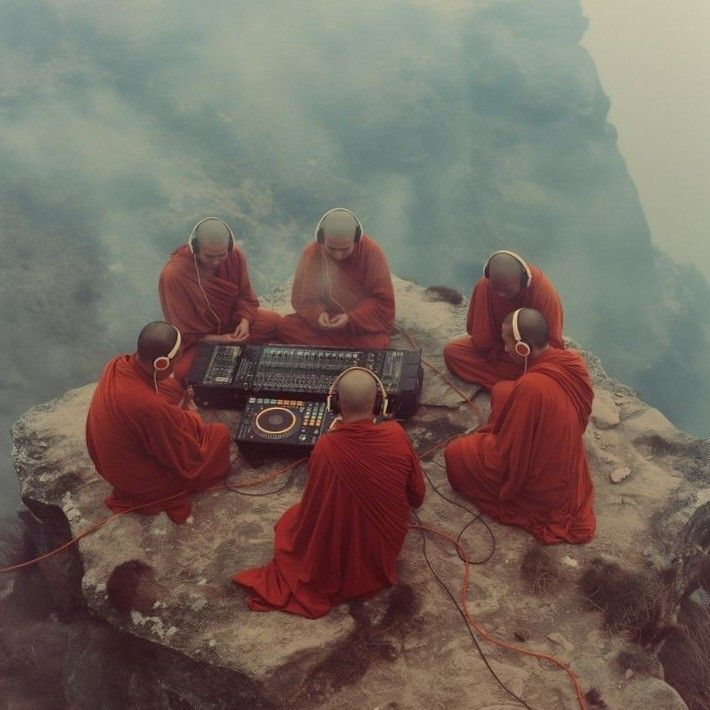
#> input picture lab 11/ориг.jpg, 710 x 710 px, found by its file name
$ python 9.2.py
#> lines starting #> are read from the running program, lines starting #| are printed output that depends on the picture
from PIL import Image
img=Image.open('ориг.jpg')
#> img is the input picture: PIL image 710x710 RGB; mean R, G, B 116.2, 102.5, 93.8

#уменьшение
minimg=img.resize((img.width // 3, img.height // 3))
minimg.save("mini.jpg")

#зеркало
goriz = img.transpose(Image.FLIP_LEFT_RIGHT)
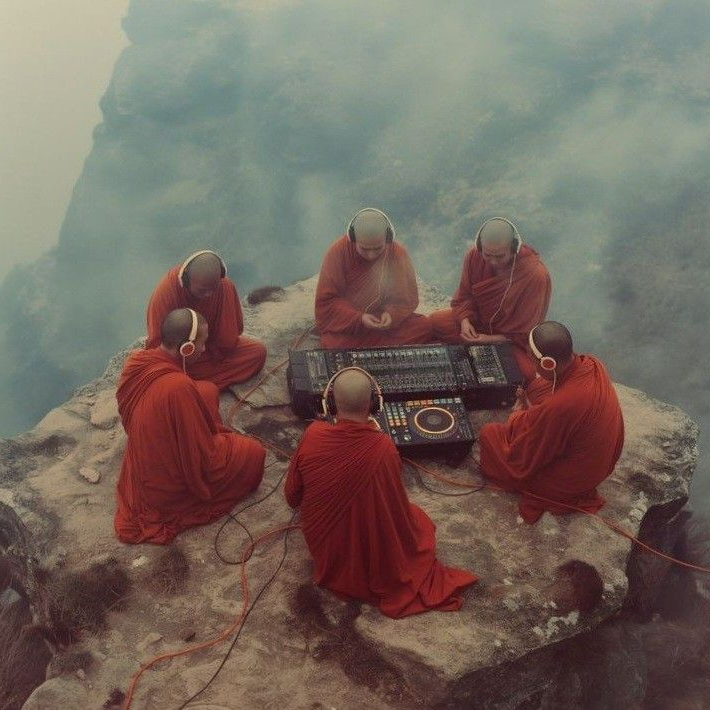
#> goriz: PIL image 710x710 RGB; mean R, G, B 116.2, 102.5, 93.8
vertik = img.transpose(Image.FLIP_TOP_BOTTOM)
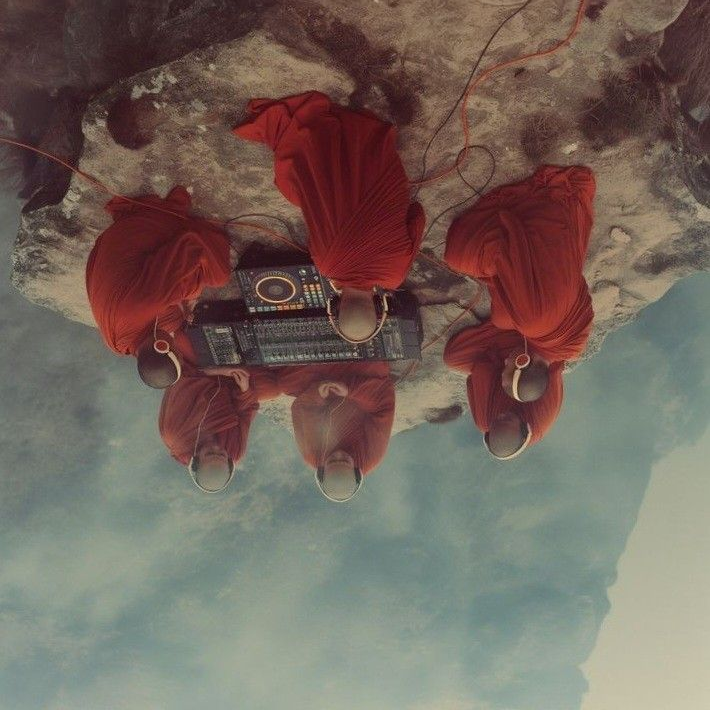
#> vertik: PIL image 710x710 RGB; mean R, G, B 116.2, 102.5, 93.8
goriz.save("зеркало_горизонтальное.jpg")
vertik.save("зеркало_вертикальное.jpg")

$ run again, with lab 11/file.jpg copied over lab 11/ориг.jpg
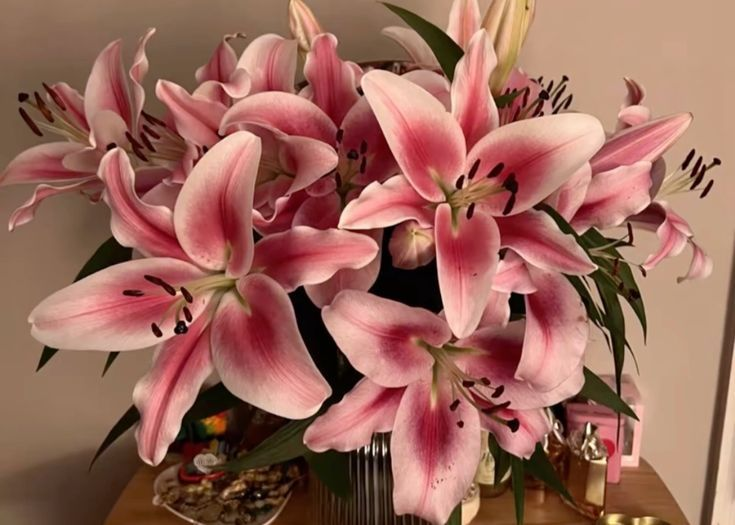
#> input picture lab 11/file.jpg, 735 x 525 px, found by its file name
#> img is the input picture: PIL image 735x525 RGB; mean R, G, B 154.7, 104, 90.7
#> `goriz = img.transpose(Image.FLIP_LEFT_RIGHT)`:
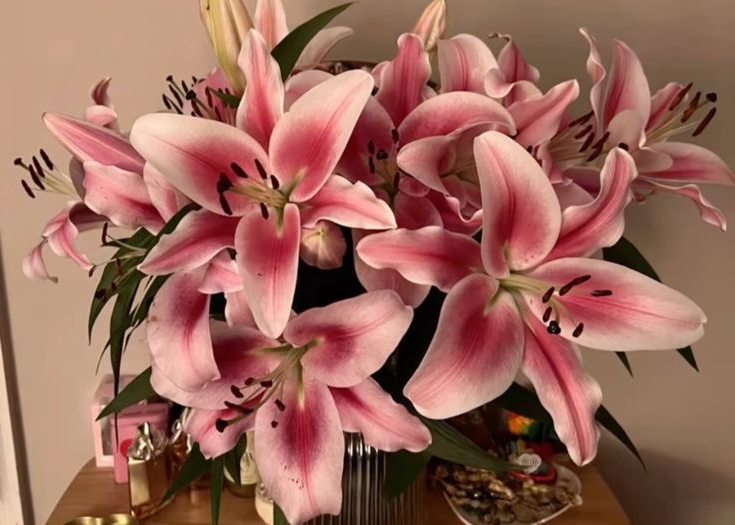
#> goriz: PIL image 735x525 RGB; mean R, G, B 154.7, 104, 90.7
#> `vertik = img.transpose(Image.FLIP_TOP_BOTTOM)`:
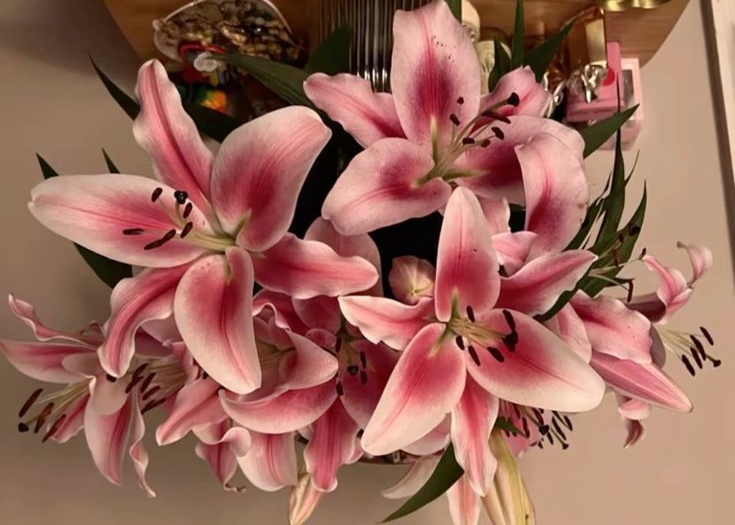
#> vertik: PIL image 735x525 RGB; mean R, G, B 154.7, 104, 90.7
